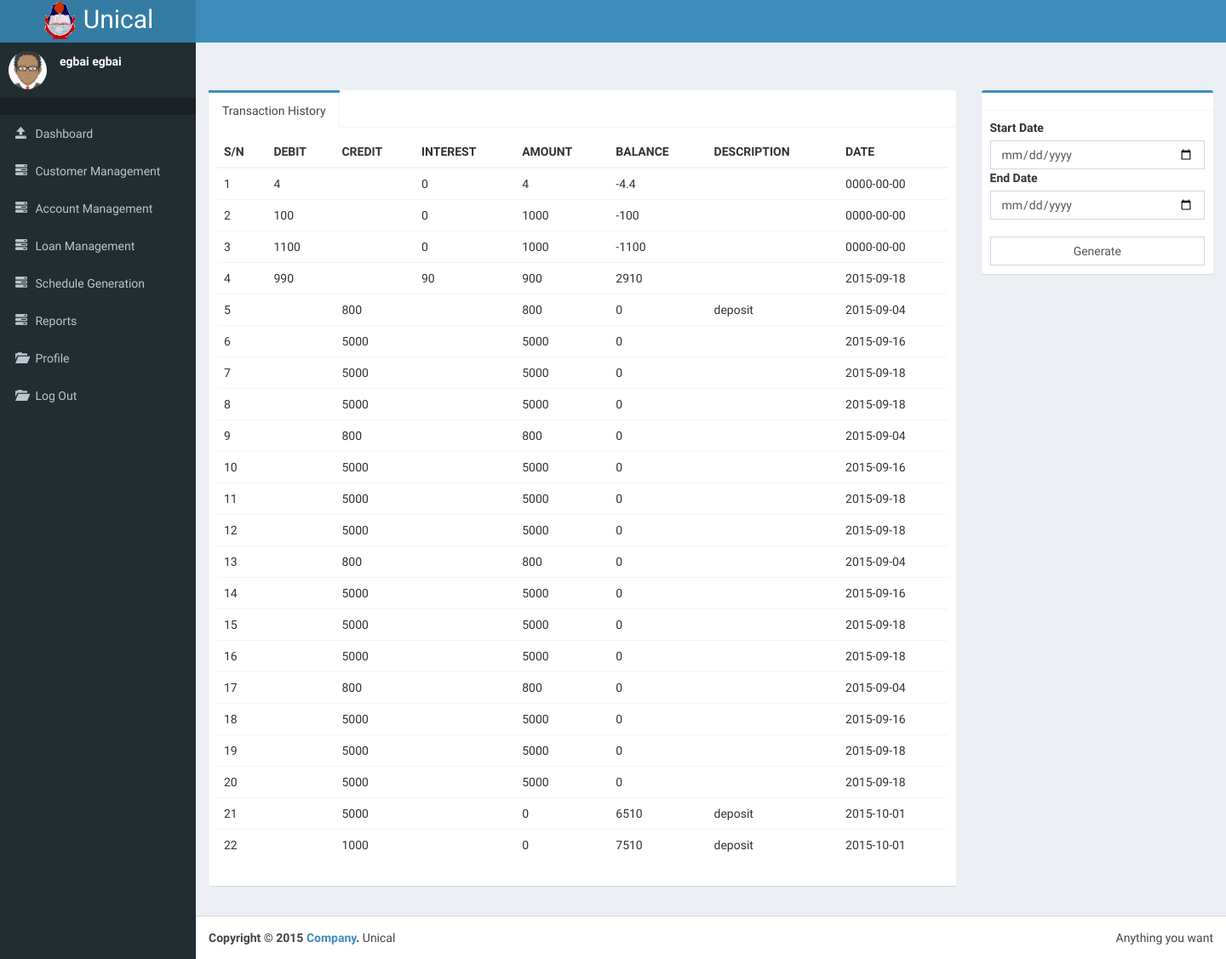
The app's page /teller/index.php?page=../dep_witd&id=TSA6046007 (signed in), older data.
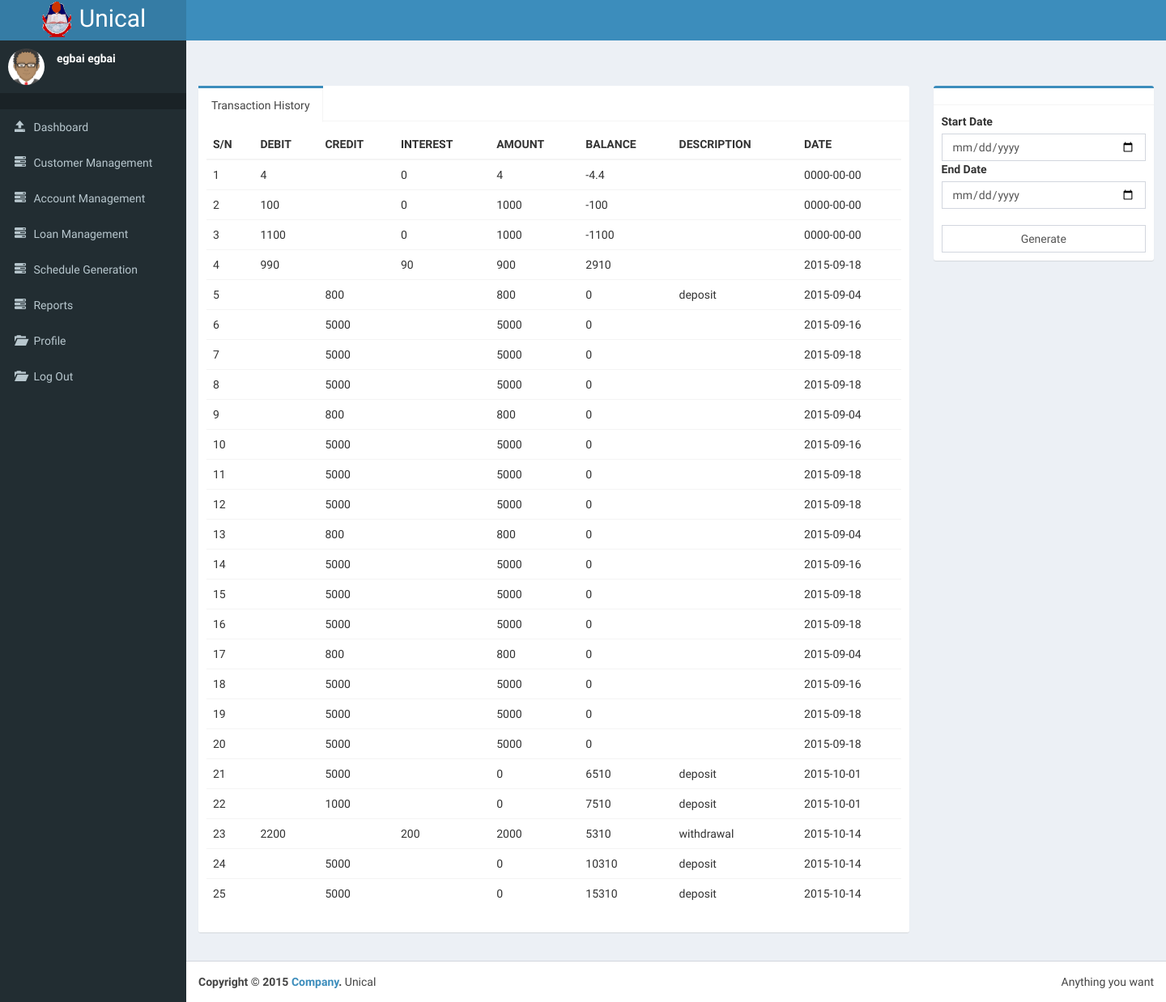
The same page, newer data.
### tables this page shows
CREATE TABLE IF NOT EXISTS `customer` (
`id` int(11) NOT NULL,
  `middle_name` varchar(30) NOT NULL,
  `dob` date NOT NULL,
  `sex` text NOT NULL,
  `img_url` varchar(196) DEFAULT NULL,
  `faculty` int(11) DEFAULT NULL,
  `dept` int(11) DEFAULT NULL,
  `address` text,
  `phone` int(196) DEFAULT NULL,
  `state` text,
  `lga` text,
  `nok_name` text,
  `n_phone` int(11) DEFAULT NULL,
  `reg_date` date NOT NULL,
  `uname` varchar(124) NOT NULL,
  `pwd` text NOT NULL,
  `priviledge` int(124) NOT NULL,
  `email` varchar(124) DEFAULT NULL,
  `title` varchar(20) DEFAULT NULL,
  `surname` varchar(50) NOT NULL,
  `firstname` varchar(50) NOT NULL,
  `employee_no` varchar(124) DEFAULT NULL
);

CREATE TABLE IF NOT EXISTS `transaction` (
`id` int(11) NOT NULL,
  `debit` int(11) DEFAULT NULL,
  `credit` int(11) DEFAULT NULL,
  `date` date NOT NULL,
  `amount` float NOT NULL,
  `emp_id` int(11) NOT NULL,
  `balance` float NOT NULL,
  `total_deduction` float DEFAULT NULL,
  `acct_no` varchar(124) NOT NULL,
  `interest_amount` float DEFAULT NULL,
  `description` varchar(124) DEFAULT NULL
);

### conf/db_connect.php (called while the page is built, shortened)
<?php
function query($string){
$rs = mysql_query($string) or die(mysql_error());
return $rs;
}
function db_pic($id){
  $result = query("SELECT img_url FROM customer WHERE id='$id'");
  $row = mysql_fetch_array($result);
  $img = $row['img_url'];
  if(empty($img)){
  $img = "avatar.png";
  }
  return $img;
}
function name($id){
  $result = query("SELECT * FROM customer WHERE id='$id'");
  $row = mysql_fetch_array($result);
  $name = $row['surname'] ." " . $row['firstname'];
  return $name;
}
?>

### conf/misc.php (called while the page is built, shortened)
<?php
function classUpdate($string){
$class = " ";
    if(isset($_GET['page'])){
    $page =  $_GET['page'];
    return $class;
}
   return $class;
}
?>

### transaction_report.php (the view, shortened to what this page needs)
<?php
$top = "
<table class=table id=tableentry>
<thead>
  <tr>
    <th>S/N</th>
    <th>DEBIT</th>
    <th>CREDIT</th>
    <th>INTEREST</th>
    <th>AMOUNT</th>
    <th>BALANCE</th>
    <th>DESCRIPTION</th>
    <th>DATE</th>
  </tr>
</thead>
<tbody>";
$body = ' ';
$id = $_GET['id'];
$result = query("SELECT * FROM transaction WHERE acct_no='$id'");
$i = 0;
while($row = mysql_fetch_array($result)){
  ++$i;
  $date1 = $row['date'];
  $debit = $row['debit'];
  $credit = $row['credit'];
  $bal = $row['balance'];
  $amount = $row['amount'];
  $desc = $row['description'];
  $interest = $row['interest_amount'];
  $body .= "<tr>
  <td>$i</td>
  <td>$debit</td>
  <td>$credit</td>
  <td>$interest</td>
  <td>$amount</td>
  <td>$bal</td>
  <td>$desc</td>
  <td>$date1</td>
  </tr>";
  }
  $end = "</tbody></table><input type=text id=hid value=$id hidden/>";
  $htm = $top . $body . $end;
   echo $htm;
   ?>

### teller/index.php (shortened to what this page needs)
<!DOCTYPE html>
<?php
include('../conf/db_connect.php');
include ('../conf/misc.php');
$id = $_SESSION['id'];
$priv = $_SESSION['priv'];
?>
<html>
  <head>
    <link rel="stylesheet" href="../bootstrap/css/bootstrap.min.css">
    <link rel="stylesheet" href="../dist/css/AdminLTE.min.css">
        <link rel="stylesheet" href="../arrange.css">
    <link rel="stylesheet" href="../dist/css/skins/skin-blue.min.css">
  </head>
  <body class="hold-transition skin-blue sidebar-mini">
    <div class="wrapper">
      <header class="main-header">
        <a href="index2.html" class="logo">
          <h2 style='margin:0px;'>
          <img src="../dist/img/unical.png" height="50px">
          <span>Unical</span>
          </h2>
        </a>
        <nav class="navbar navbar-static-top" role="navigation">
          <a href="#" class="sidebar-toggle" data-toggle="offcanvas" role="button">
          </a>
        </nav>
      </header>
      <aside class="main-sidebar">
        <section class="sidebar">
          <div class="user-panel">
            <div class="pull-left image">
              <img src="../dist/img/<?php echo db_pic($id); ?>" class="img-circle" alt="User Image">
            </div>
            <div class="pull-left info">
              <p><?php echo name($id); ?></p>
              <a href="#"><i class="fa fa-circle text-success"></i></a>
            </div>
          </div>
          <ul class="sidebar-menu">
            <li class="header"></li>
            <li class="<?php echo classUpdate(""); ?>"><a href="index.php"><i class="glyphicon glyphicon-open"></i> <span>Dashboard</span></a></li>
            <li class="treeview">
              <a href="#"><i class="glyphicon glyphicon-tasks"></i> <span>Customer Management</span> <i class="fa fa-angle-left pull-right"></i></a>
            </li>
            <li class="treeview">
              <a href="#"><i class="glyphicon glyphicon-tasks"></i> <span>Account Management</span> <i class="fa fa-angle-left pull-right"></i></a>
            </li>
            <li class="treeview">
              <a href="#"><i class="glyphicon glyphicon-tasks"></i> <span>Loan Management</span> <i class="fa fa-angle-left pull-right"></i></a>
            </li>
            <li class="treeview">
              <a href="#"><i class="glyphicon glyphicon-tasks"></i> <span>Schedule Generation</span> <i class="fa fa-angle-left pull-right"></i></a>
            </li>
            <li class="treeview">
              <a href="#"><i class="glyphicon glyphicon-tasks"></i> <span>Reports</span> <i class="fa fa-angle-left pull-right"></i></a>
            </li>
            <li><a href="index.php?page=profile"><i class="glyphicon glyphicon-folder-open"></i> <span>Profile</span></a></li>
                      <li><a href="../logout.php"><i class="glyphicon glyphicon-folder-open"></i> <span>Log Out</span></a></li>
                      </ul>
        </section>
      </aside>
      <div class="content-wrapper">
        <section class="content-header">
          <h1>
          </h1>
                </section>
        <section class="content">
          <?php
      $page = '';
          if (!empty($_GET['page'])) {
          $page .= $_GET['page'] . '.php';
          include($page);
          }
      else{
      include('../dashboard.php');
      }
      ?>
      <footer class="main-footer">
        <div class="pull-right hidden-xs">
          Anything you want
        </div>
        <strong>Copyright &copy; 2015 <a href="#">Company</a>.</strong> Unical
      </footer>
  </body>
</html>

### dep_witd.php (shortened to what this page needs)
<div class="row">
  <div class="col-md-9">
    <div class="nav-tabs-custom">
      <ul class="nav nav-tabs">
        <li class="active"><a href="#witd" data-toggle="tab">Transaction History</a></li>
              </ul>
      <div class="tab-content">
        <div class="active tab-pane" id="witd">
          <?php
          if($priv == '2'){
          include('transaction_report.php');
          }else{
          include('../transaction_report.php');
        }
          ?>
        </div>
      </div>
    </div>
  </div>
  <div class="col-md-3">
    <div class="box box-primary">
      <div class="box-header with-border">
            </div>
      <div class="box-body">
                  <label for="start_date">Start Date</label>
          <input type="date" class="form-control" id="start_date">
          <label for="end_date">End Date</label>
          <input type="date" class="form-control" id="end_date">
          <button class="form-control" id="genes">Generate</button>
         </div></div></div>
      </div>
    </div>
      </div>

Row changes from the older to the newer data that the page shows:
added transaction: debit "2200", interest_amount "200", amount "2000", balance "5310", description "withdrawal", date "2015-10-14"
added transaction: credit "5000", amount "0", balance "10310", description "deposit", date "2015-10-14"
added transaction: credit "5000", amount "0", balance "15310", description "deposit", date "2015-10-14"
